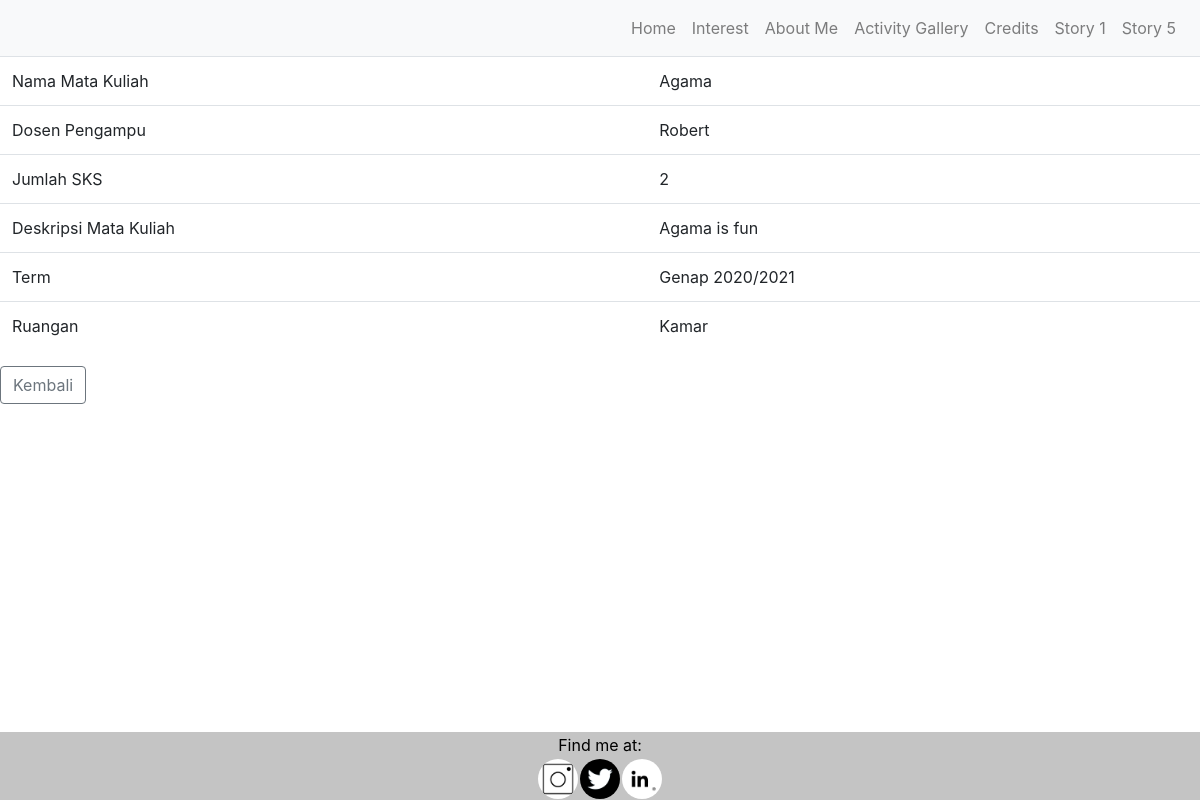
Screenshot of /story5/detail/24/ with the database file from the repository.
### form_story5/models.py (models this page shows, shortened)
class Schedule(models.Model):
    TERM = (
        ('Gasal 2019/2020', 'Gasal 2019/2020'),
        ('Genap 2019/2020', 'Genap 2019/2020'),
        ('Gasal 2020/2021', 'Gasal 2020/2021'),
        ('Genap 2020/2021', 'Genap 2020/2021'),
    )
    HARI = (
        ('Senin', 'Senin'),
        ('Selasa', 'Selasa'),
        ('Rabu', 'Rabu'),
        ('Kamis', 'Kamis'),
        ('Jumat', 'Jumat'),
    )
    matkul = models.CharField(max_length=100, null=True)
    sks = models.CharField(max_length=2, null=True)
    deskripsi = models.CharField(max_length=200, null=True)
    dosen = models.CharField(max_length=100, null=True)
    ruangan = models.CharField(max_length=100, null=True)
    term = models.CharField(max_length=100, null=True, choices=TERM)
    hari = models.CharField(max_length=10, null=True, choices=HARI, default='Senin')

### form_story5/views.py (the view)
# urls.py: path('detail/<str:param>/', views.details, name='detail')
def details(request, param):
    schedule = Schedule.objects.get(id = param)
    context = {'schedule':schedule}
    return render(request, 'story5/detail.html', context)

### form_story5/templates/story5/detail.html (shortened to what this page needs)
<!doctype html>
<html lang="en">
  <head>
    {% extends 'story3/base.html' %}
    {% load static %}
    {% block content %}
    <table class="table">
        <tr>
            <td>Nama Mata Kuliah</td>
            <td>{{schedule.matkul}}</td>
        </tr>
        <tr>
            <td>Dosen Pengampu</td>
            <td>{{schedule.dosen}}</td>
        </tr>
        <tr>
            <td>Jumlah SKS</td>
            <td>{{schedule.sks}}</td>
        </tr>
        <tr>
            <td>Deskripsi Mata Kuliah</td>
            <td>{{schedule.deskripsi}}</td>
        </tr>
        <tr>
            <td>Term</td>
            <td>{{schedule.term}}</td>
        </tr>
        <tr>
            <td>Ruangan</td>
            <td>{{schedule.ruangan}}</td>
        </tr>
    </table>
    <a href={% url 'story5:schedule'%}>
        <button class="btn btn-outline-secondary">Kembali</button>
    <a>
    {% endblock %}

### story3/static/story3/style.css (style rules this page uses)
a { color: white; }
td { align: center; }

### rows the page displays
Schedule: matkul "Agama", dosen "Robert", sks "2", deskripsi "Agama is fun", term "Genap 2020/2021", ruangan "Kamar"
